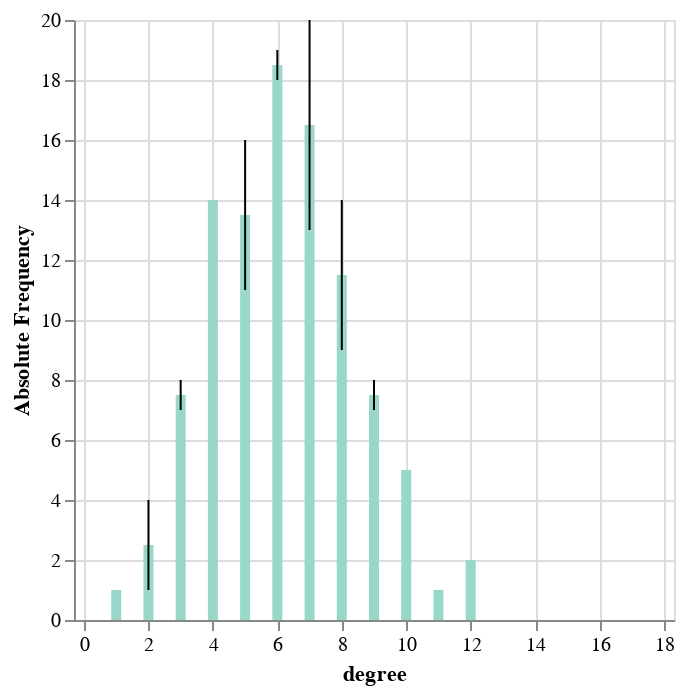

Notebook source saved alongside this figure:
### Code cell
bars + error

### Figure 1 — Vega-Lite specification as saved in the notebook (floating-point values rounded to 4 significant figures)
{"config": {"view": {"continuousWidth": 300, "continuousHeight": 300}}, "layer": [{"mark": {"type": "bar", "color": "#99d8c9"}, "encoding": {"x": {"field": "degree", "scale": {"domain": [0, 18]}, "type": "quantitative"}, "y": {"aggregate": "mean", "field": "count", "type": "quantitative"}}}, {"mark": {"type": "errorbar", "extent": "ci", "rule": true}, "encoding": {"x": {"field": "degree", "scale": {"domain": [0, 18]}, "type": "quantitative"}, "y": {"field": "count", "scale": {"zero": false}, "title": "Absolute Frequency", "type": "quantitative"}}}], "data": {"name": "data-296d2009727469cc15f3b96169442a99"}, "$schema": "https://vega.github.io/schema/vega-lite/v5.14.1.json", "datasets": {"data-296d2009727469cc15f3b96169442a99": [{"degree": 1, "count": 1, "simNumber": 0}, {"degree": 2, "count": 4, "simNumber": 0}, {"degree": 3, "count": 7, "simNumber": 0}, {"degree": 4, "count": 14, "simNumber": 0}, {"degree": 5, "count": 11, "simNumber": 0}, {"degree": 6, "count": 18, "simNumber": 0}, {"degree": 7, "count": 20, "simNumber": 0}, {"degree": 8, "count": 9, "simNumber": 0}, {"degree": 9, "count": 8, "simNumber": 0}, {"degree": 10, "count": 5, "simNumber": 0}, {"degree": 11, "count": 1, "simNumber": 0}, {"degree": 12, "count": 2, "simNumber": 0}, {"degree": 1, "count": 1, "simNumber": 1}, {"degree": 2, "count": 1, "simNumber": 1}, {"degree": 3, "count": 8, "simNumber": 1}, {"degree": 4, "count": 14, "simNumber": 1}, {"degree": 5, "count": 16, "simNumber": 1}, {"degree": 6, "count": 19, "simNumber": 1}, {"degree": 7, "count": 13, "simNumber": 1}, {"degree": 8, "count": 14, "simNumber": 1}, {"degree": 9, "count": 7, "simNumber": 1}, {"degree": 10, "count": 5, "simNumber": 1}, {"degree": 12, "count": 2, "simNumber": 1}]}}
